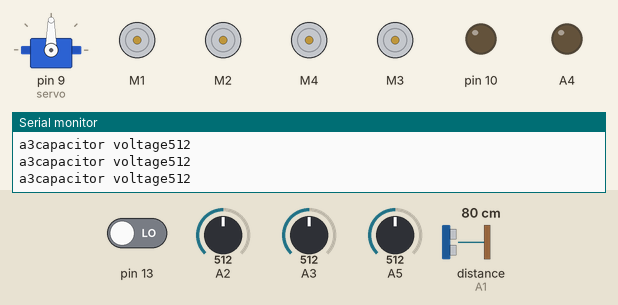
A sketch run on a simulated Arduino Uno, built with avr-gcc and run on an emulated ATmega328P. Shown: servo, 4 × DC motor (green arrow = forward, orange = backward, longer = faster), output pins drawn as LEDs (lit = HIGH), the last lines printed to the serial monitor. Inputs (shaded band) come from the test bench; at power-on: A3 = 512, pin 13 LOW, distance to the obstacle (sensor on A1) 80 cm, A2 = 512, A5 = 512. The echo pulse lasts 58.3 µs per cm; pins used as bus, display or sensor lines are not drawn.

Above: at 7.2 s.
7.3 s: A3 set to 216
10.3 s: A3 set to 187
At 11.4 s:
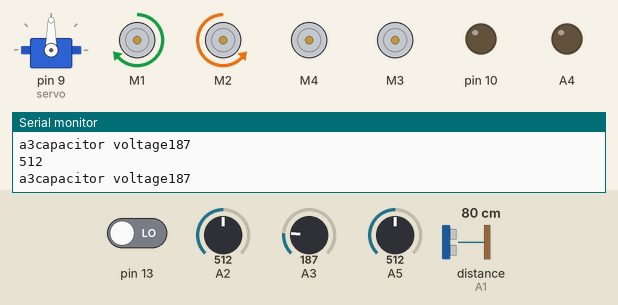
11.8 s: pin 13 driven HIGH
At 12.8 s:
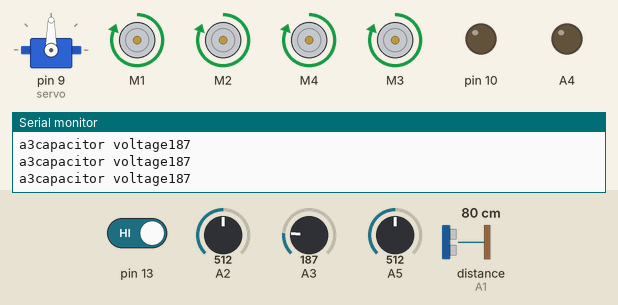
13.3 s: distance to the obstacle (sensor on A1) set to 35 cm
16.3 s: distance to the obstacle (sensor on A1) set to 30 cm
At 19.0 s:
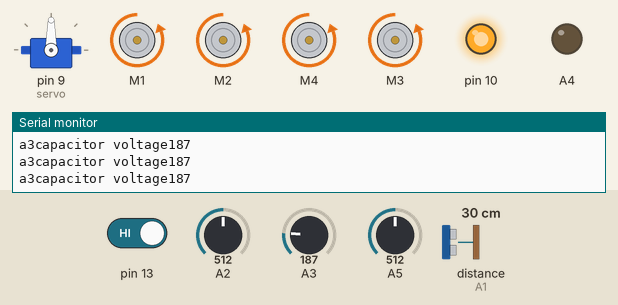
19.3 s: pin 13 driven LOW
At 22.6 s:
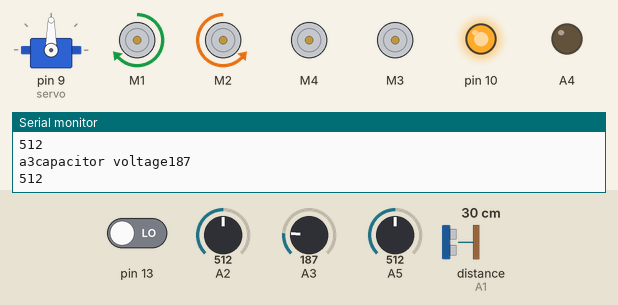
Timing chart, 0 to 23.3 s (numbered marks = the images above; inputs shaded):
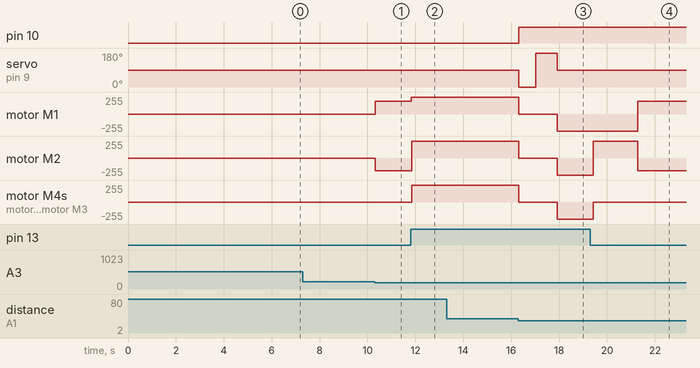

The sketch:

ArduinoUno_DC_motor.ino
```cpp
///////////////////////////////////////////////////////// Code to be uploaded in Arduino Uno with fixed Motor Shield
#include <AFMotor.h>
AF_DCMotor RMF(1, MOTOR12_64KHZ);   // RightMotorForward
AF_DCMotor LMF(2, MOTOR12_64KHZ);   // LeftMotorForward
AF_DCMotor LMB(3, MOTOR12_64KHZ);   // LeftMotorBackward
AF_DCMotor RMB(4, MOTOR12_64KHZ);   // RightMotorBackward

// For Ultrasonic Sensor
#define echoPin A1
#define trigPin A0

#include <Servo.h>
Servo servo;

//For rf reciver
#include <RCSwitch.h>
RCSwitch driver = RCSwitch();

/////////////////////////////////////////////////////////// Initial Setup.
void setup() {
  servo.attach(9);
  delay(5000);
  servo.write(90);

  pinMode(trigPin, OUTPUT);
  pinMode(echoPin, INPUT);
  delay(1000);

  pinMode(10, OUTPUT);pinMode(A4, OUTPUT);
  driver.enableReceive(0);  // Receiver on interrupt 0,i.e., pin #2
  Serial.begin(9600);

}
/////////////////////////////////////////////////////////////////////// Defining Functions to be used in loop

short odcm(){      // Obstacle Distance(in cm) -Function
  digitalWrite(trigPin, LOW); // Clears the trigPin condition
  delayMicroseconds(2);
  digitalWrite(trigPin, HIGH);
  delayMicroseconds(10);
  digitalWrite(trigPin, LOW);
  long duration = pulseIn(echoPin, HIGH); //Reads the echoPin, returns the sound wave travel time in micro sec
  short distance = duration * 0.033 / 2; // Calculating the obstacle distance
  //Serial.println(distance);
  return distance;
}

int cdd(){  // Check Driving Direction with servo -Function
  short di;
  int d0=0;
  di=odcm();
  if (di<= 30){
    Stop();
    servo.write(0);
    delay(700);
    short d=odcm();
    if (d>50) {
      return (3);

    }
    else if (d<=30) {
      d0=d0+10;

      servo.write(180);
      delay(900);
      short d1;
      d1=odcm();
      if (d1>50) {
        return(2);}
      else if (d1<=30){
        d0=d0+10;
        if (d0==20){
          return(1);
        }
      }
      else {
        if (d>=d1) {
          return(3);
        }
        else {
          return(2);
        }
      }
    }
  }
  else {
    return(4);
  }
 // function will return 1 for back, 2 for left, 3 for right, 4 for forward
}

////////////////////////DC Motor running functions
void Stop(){        ///// To apply brack -Function
  RMF.run(RELEASE);
  LMF.run(RELEASE);
  RMB.run(RELEASE);
  LMB.run(RELEASE);
  digitalWrite(10, HIGH);
}

void moveForward(){   //// To move forward -Function
  RMF.run(FORWARD);
  LMF.run(FORWARD);
  RMB.run(FORWARD);
  LMB.run(FORWARD);
  digitalWrite(10, LOW);
}

void moveBack(){      //// To move backward -Function
  RMF.run(BACKWARD);
  LMF.run(BACKWARD);
  RMB.run(BACKWARD);
  LMB.run(BACKWARD);
  digitalWrite(10, HIGH);
}

void turningRight(){     //// To start turning right -Function
  RMF.run(BACKWARD);
  LMF.run(FORWARD);
  RMB.run(RELEASE);
  LMB.run(RELEASE);
}

void turningLeft(){     //// To start turning left -Function
  RMF.run(FORWARD);
  LMF.run(BACKWARD);
  RMB.run(RELEASE);
  LMB.run(RELEASE);
}
/////////////////////////////////// Driving modes
int v;
void autoMode(){         // Car running in autonomously -Function
  v=255;
  RMF.setSpeed(v);
  LMF.setSpeed(v);
  RMB.setSpeed(v);
  LMB.setSpeed(v);
  int ck = cdd();   //// checking path
 // if (ck!=4){Stop(); delay(200);}
  if (ck==4) {
    servo.write(90);
    moveForward();
    delay(20);
  }
  else if (ck==3){
    servo.write(90);
    delay(400);
    turningRight();
    delay(1850);
  }
  else if (ck==2){
    servo.write(90);
    delay(400);
    turningLeft();
    delay(1850);
  }
  else if (ck==1){
    servo.write(90);
    moveBack();
    delay(1500);
    turningRight();
    delay(1850);
  }
 // Serial.println(ck);
}

void AndroidControlMode() {     // Car running in android control mode -Function
  int a2= analogRead(A2);
 Serial.println(a2);
  int vv= analogRead(A5);
  v=(vv/2.7);
  if (v>255){v=255;}
  RMF.setSpeed(v);
  LMF.setSpeed(v);
  RMB.setSpeed(v);
  LMB.setSpeed(v);
  servo.write(90);
  if (a2>65 && a2<=205){
    int safe=odcm();
    if (safe > 30){
      moveForward();
    }
    else {Stop();
    delay(20);}
  }
  else if (a2>205 && a2<=425){
    turningRight();
  }
  else if (a2>425 && a2<=622){
    turningLeft();
  }
  else if (a2>622){
    moveBack();
  }
  else{
    Stop();
  }
}


//////////////////////////////////////////////////////////// Initialising Loop...
void loop() {
  int m=digitalRead(13);
  int a3=analogRead(A3);
  Serial.print("a3capacitor voltage");Serial.println(a3);
  if (driver.available()) {      digitalWrite(A4, HIGH);
      int x= driver.getReceivedValue();
      Serial.println(x);
      if (x==48){ v=0;}
      else if (x==49){v=180;}
      else if (x==50){v=190;}
      else if (x==51){v=210;}
      else if (x==52){v=225;}
      else if (x==53){v=235;}
      else if (x==54){v=245;}
      else if (x==55){v=255;}
      RMF.setSpeed(v);
      LMF.setSpeed(v);
      RMB.setSpeed(v);
      LMB.setSpeed(v);
      if (x==114){int safe=odcm();
         if (safe > 30){moveForward();  }
         else {Stop();delay(20);};}
      else if (x==108){turningLeft();}
      else if (x==102){turningRight();}
      else if (x==98){moveBack();}
      else if (x==115){Stop();}
      driver.resetAvailable();delay(10);digitalWrite(A4,LOW);}
      else if (m==1 && a3<200){autoMode();}
      else if (a3<200){AndroidControlMode();}

}
```

Measured:
- the behaviour switches between 200 and 199 on A3 (found by bisection; images 0 and 1)
- the behaviour switches between 33 and 32 cm on distance to the obstacle (sensor on A1) (found by bisection; images 2 and 3)
- after the input at 10.3 s, motor M1: stopped → forward 189/255 at once; motor M2: stopped → backward 189/255 at once
- after the input at 11.8 s, motor M1: forward 189/255 → forward 255/255 at once; motor M2: backward 189/255 → forward 255/255 at once; motor M4, motor M3: stopped → forward 255/255 at once
- after the input at 16.3 s, pin 10: LOW → HIGH at once; servo on pin 9 (servo): 90° → 0° at once, → 180° 0.70 s later, → 90° 0.90 s later; motor M1, motor M2, motor M4, motor M3: forward 255/255 → stopped at once, → backward 255/255 1.6 s later
- after the input at 19.3 s, servo on pin 9 (servo): stays 90° (without the input it goes to 0° after 2.0 s); motor M4, motor M3: goes on until 19.4 s, then stays stopped
